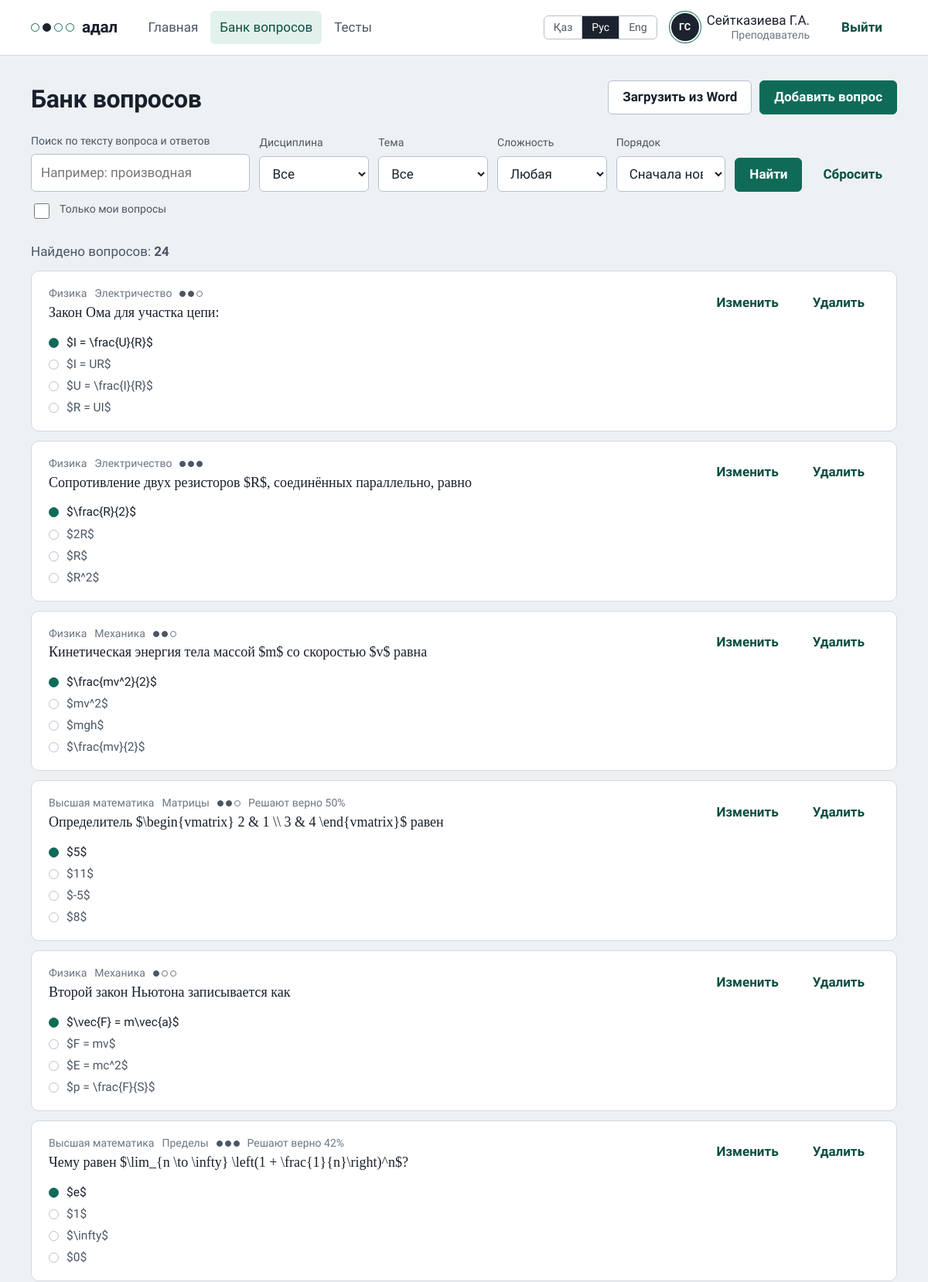
Screenshot of /bank/ (signed in, upper part) with the database file from the repository.
### accounts/models.py (models this page shows, shortened)
class User(AbstractBaseUser, PermissionsMixin):
    class Role(models.TextChoices):
        STUDENT = "student", _("Студент")
        TEACHER = "teacher", _("Преподаватель")
        ADMIN = "admin", _("Администратор")
    class Degree(models.TextChoices):
        BACHELOR = "bachelor", _("Бакалавриат")
        MASTER = "master", _("Магистратура")
        DOCTOR = "doctor", _("Докторантура")
    class ApplicationType(models.TextChoices):
        FIRST = "first", _("Первое высшее образование")
        SHORT = "short", _("Сокращённая программа (на базе ТиПО)")
        SECOND = "second", _("Второе высшее образование")
    class DocType(models.TextChoices):
        ID_CARD = "id_card", _("Удостоверение личности РК")
        PASSPORT = "passport", _("Паспорт")
        RESIDENCE = "residence", _("Вид на жительство")
    class Language(models.TextChoices):
        KAZAKH = "kk", _("Қазақша")
        RUSSIAN = "ru", _("Русский")
        ENGLISH = "en", "English"
    iin = models.CharField(_("ИИН"), max_length=12, unique=True)
    first_name = models.CharField(_("Имя"), max_length=80)
    last_name = models.CharField(_("Фамилия"), max_length=80)
    patronymic = models.CharField(_("Отчество"), max_length=80, blank=True)
    email = models.EmailField(_("Эл. почта"), blank=True)
    role = models.CharField(_("Роль"), max_length=10, choices=Role.choices, default=Role.STUDENT)
    group = models.CharField(_("Группа"), max_length=30, blank=True)
    interface_language = models.CharField(
        _("Язык интерфейса"), max_length=2, choices=Language.choices, default=Language.RUSSIAN)
    degree = models.CharField(_("Академическая степень"), max_length=10,
                              choices=Degree.choices, default=Degree.BACHELOR)
    application_type = models.CharField(_("Заявление"), max_length=10,
                                        choices=ApplicationType.choices, default=ApplicationType.FIRST)
    citizenship = models.CharField(_("Страна"), max_length=60, default="Казахстан")
    doc_type = models.CharField(_("Документ"), max_length=10, choices=DocType.choices,
                                default=DocType.ID_CARD)
    doc_number = models.CharField(_("Номер документа"), max_length=20, blank=True)
    study_language = models.CharField(_("Язык обучения"), max_length=2,
                                      choices=Language.choices, default=Language.KAZAKH)
    birth_date = models.DateField(_("Дата рождения"), null=True, blank=True)
    avatar = models.ImageField(_("Фото профиля"), upload_to="avatars/", blank=True)
    is_active = models.BooleanField(default=True)
    is_staff = models.BooleanField(default=False)
    date_joined = models.DateTimeField(default=timezone.now)
    objects = UserManager()
    USERNAME_FIELD = "iin"
    REQUIRED_FIELDS = ["first_name", "last_name"]
    class Meta:
        verbose_name = _("пользователь")
        verbose_name_plural = _("пользователи")
        ordering = ["last_name", "first_name"]
    @property
    def short_name(self) -> str:
        initials = "".join(f"{p[0]}." for p in (self.first_name, self.patronymic) if p)
        return f"{self.last_name} {initials}".strip()
    @property
    def initials(self) -> str:
        return "".join(p[0] for p in (self.first_name, self.last_name) if p).upper()
    @property
    def is_teacher(self) -> bool:
        return self.role in (self.Role.TEACHER, self.Role.ADMIN)

### exams/models.py (models this page shows, shortened)
class Question(models.Model):
    class Difficulty(models.IntegerChoices):
        EASY = 1, _("Лёгкий")
        MEDIUM = 2, _("Средний")
        HARD = 3, _("Сложный")
    subject = models.ForeignKey(Subject, on_delete=models.CASCADE, related_name="questions",
                                verbose_name=_("Дисциплина"))
    author = models.ForeignKey(settings.AUTH_USER_MODEL, on_delete=models.SET_NULL, null=True,
                               related_name="questions", verbose_name=_("Автор"))
    topic = models.CharField(_("Тема"), max_length=150, blank=True)
    text = models.TextField(_("Текст вопроса"))
    image = models.ImageField(_("Рисунок"), upload_to="questions/", blank=True)
    difficulty = models.PositiveSmallIntegerField(_("Сложность"), choices=Difficulty.choices,
                                                  default=Difficulty.MEDIUM)
    is_active = models.BooleanField(_("В банке"), default=True)
    created_at = models.DateTimeField(_("Создан"), auto_now_add=True)
    class Meta:
        verbose_name = _("вопрос")
        verbose_name_plural = _("вопросы")
        ordering = ["-created_at"]

class Subject(models.Model):
    name = models.CharField(_("Название"), max_length=150, unique=True)
    class Meta:
        verbose_name = _("дисциплина")
        verbose_name_plural = _("дисциплины")
        ordering = ["name"]
    def __str__(self):
        return self.name

class Choice(models.Model):
    question = models.ForeignKey(Question, on_delete=models.CASCADE, related_name="choices")
    text = models.CharField(_("Вариант ответа"), max_length=1000)
    is_correct = models.BooleanField(_("Правильный"), default=False)
    class Meta:
        ordering = ["id"]

### exams/views.py (the view)
# urls.py: path("bank/", views.question_list, name="question_list"),
@teacher_required
def question_list(request):
    params = request.GET
    qs = Question.objects.filter(is_active=True).select_related("subject", "author")
    if params.get("mine"):
        qs = qs.filter(author=request.user)
    qs = services.search_questions(
        qs, text=params.get("q", "").strip(), subject_id=params.get("subject") or None,
        topic=params.get("topic", "").strip(), difficulty=params.get("difficulty") or None,
        sort=params.get("sort", "new"),
    ).prefetch_related("choices")
    page = Paginator(qs, PAGE_SIZE).get_page(params.get("page"))
    topics = (Question.objects.filter(is_active=True).exclude(topic="")
              .values_list("topic", flat=True).distinct().order_by("topic"))
    query = params.copy()
    query.pop("page", None)
    return render(request, "exams/question_list.html", {
        "page": page, "subjects": Subject.objects.all(), "topics": topics,
        "sorts": services.QUESTION_SORTS.values(), "difficulties": Question.Difficulty.choices,
        "params": params, "query": query.urlencode(),
    })

### exams/views.py (called while the page is built)
def teacher_required(view):
    @wraps(view)
    @login_required
    def wrapper(request, *args, **kwargs):
        if not request.user.is_teacher:
            raise PermissionDenied
        return view(request, *args, **kwargs)
    return wrapper

### templates/exams/question_list.html (shortened to what this page needs)
{% extends "base.html" %}
{% load i18n %}
{% block math %}{% include "_math.html" %}{% endblock %}
{% block content %}
<div class="page-head">
  <div><h1>{% translate "Банк вопросов" %}</h1></div>
  <div style="display:flex;gap:10px;flex-wrap:wrap">
    <a class="btn" href="{% url 'exams:question_import' %}">{% translate "Загрузить из Word" %}</a>
    <a class="btn btn-primary" href="{% url 'exams:question_new' %}">{% translate "Добавить вопрос" %}</a>
  </div>
</div>
<form class="filters" method="get" role="search">
  <div class="field">
    <label for="f-q">{% translate "Поиск по тексту вопроса и ответов" %}</label>
    <input id="f-q" type="search" name="q" value="{{ params.q }}" placeholder="{% translate 'Например: производная' %}">
  </div>
  <div class="field">
    <label for="f-subject">{% translate "Дисциплина" %}</label>
    <select id="f-subject" name="subject">
      <option value="">{% translate "Все" %}</option>
    </select>
  </div>
  <div class="field">
    <label for="f-topic">{% translate "Тема" %}</label>
    <select id="f-topic" name="topic">
      <option value="">{% translate "Все" %}</option>
    </select>
  </div>
  <div class="field">
    <label for="f-diff">{% translate "Сложность" %}</label>
    <select id="f-diff" name="difficulty">
      <option value="">{% translate "Любая" %}</option>
    </select>
  </div>
  <div class="field">
    <label for="f-sort">{% translate "Порядок" %}</label>
    <select id="f-sort" name="sort">
      {% for s in sorts %}<option value="{{ s.key }}" {% if params.sort == s.key %}selected{% endif %}>{{ s.label }}</option>{% endfor %}
    </select>
  </div>
  <div style="display:flex;gap:8px;align-items:center">
    <button class="btn btn-primary" type="submit">{% translate "Найти" %}</button>
    <a class="btn btn-quiet" href="{% url 'exams:question_list' %}">{% translate "Сбросить" %}</a>
  </div>
  <label class="check small" style="grid-column:1/-1"><input type="checkbox" name="mine" value="1" {% if params.mine %}checked{% endif %} onchange="this.form.submit()"> {% translate "Только мои вопросы" %}</label>
</form>
<p class="result-count">{% translate "Найдено вопросов:" %} <b class="num">{{ page.paginator.count }}</b></p>
<div class="q-list">
  {% for q in page %}
  <article class="q-card">
    <div>
      <div class="q-meta">
        <span>{{ q.subject }}</span>
        {% if q.topic %}<span>{{ q.topic }}</span>{% endif %}
        <span class="dots" title="{{ q.get_difficulty_display }}" aria-label="{% translate "Сложность" %}: {{ q.get_difficulty_display }}">
          <i class="on"></i><i {% if q.difficulty >= 2 %}class="on"{% endif %}></i><i {% if q.difficulty >= 3 %}class="on"{% endif %}></i>
        </span>
        {% if q.times_used %}<span>{% translate "Решают верно" %} {% widthratio q.times_correct q.times_used 100 %}%</span>{% endif %}
      </div>
      <div class="q-text">{{ q.text }}</div>
    </div>
    <div class="q-actions">
      <a class="btn btn-quiet" href="{% url 'exams:question_edit' q.pk %}">{% translate "Изменить" %}</a>
      <form method="post" action="{% url 'exams:question_delete' q.pk %}" onsubmit="return confirm('{% filter escapejs %}{% translate 'Удалить вопрос из банка?' %}{% endfilter %}')">
        {% csrf_token %}<button class="btn btn-quiet" type="submit">{% translate "Удалить" %}</button>
      </form>
    </div>
    <ul class="q-choices">
      {% for c in q.choices.all %}<li class="{% if c.is_correct %}correct{% endif %}">{{ c.text }}</li>{% endfor %}
    </ul>
  </article>
  {% empty %}
  <div class="empty">
    <p>{% translate "По этим условиям вопросов нет. Измените поиск или добавьте вопросы." %}</p>
    <a class="btn btn-primary" href="{% url 'exams:question_new' %}">{% translate "Добавить вопрос" %}</a>
  </div>
  {% endfor %}
</div>
{% endblock %}

### templates/base.html (shortened to what this page needs)
{% load static i18n %}{% get_current_language as LANG %}<!doctype html>
<html lang="{{ LANG }}">
<head>
  <link rel="stylesheet" href="{% static 'css/app.css' %}?v=16">
  {% block math %}{% endblock %}
</head>
<body class="{% block body_class %}{% endblock %}">
{% block chrome %}
<header class="topbar">
  <div class="topbar-in">
    <a class="wordmark" href="{% url 'dashboard' %}" aria-label="{% translate 'Адал, главная страница' %}">
      <span class="mark" aria-hidden="true"><i></i><i class="on"></i><i></i><i></i></span>{% translate "адал" %}
    </a>
    {% if user.is_authenticated %}
    {% with path=request.path %}
    <nav class="nav" aria-label="{% translate 'Разделы' %}">
      <a href="{% url 'dashboard' %}" {% if path == '/' %}aria-current="page"{% endif %}>{% translate "Главная" %}</a>
      {% if user.is_teacher %}
      <a href="{% url 'exams:question_list' %}" {% if '/bank/' in path %}aria-current="page"{% endif %}>{% translate "Банк вопросов" %}</a>
      <a href="{% url 'exams:exam_list' %}" {% if '/exams/' in path %}aria-current="page"{% endif %}>{% translate "Тесты" %}</a>
      {% endif %}
    </nav>
    {% endwith %}
    {% endif %}
    <div class="who">
      {% include "_lang.html" %}
      {% if user.is_authenticated %}
      <a class="who-link" href="{% url 'accounts:profile' %}" title="{% translate 'Профиль' %}">
        <span class="avatar" aria-hidden="true">{% if user.avatar %}<img src="{{ user.avatar.url }}" alt="">{% else %}{{ user.initials }}{% endif %}</span>
        <span class="who-name">{{ user.short_name }}<span>{{ user.get_role_display }}{% if user.group %}, {{ user.group }}{% endif %}</span></span>
      </a>
      <form method="post" action="{% url 'accounts:logout' %}">{% csrf_token %}
        <button class="btn btn-quiet logout" type="submit" aria-label="{% translate 'Выйти' %}">
          <span>{% translate "Выйти" %}</span>
        </button>
      </form>
      {% endif %}
    </div>
  </div>
</header>
{% endblock %}
<main class="{% block main_class %}page{% endblock %}">
  {% block content %}{% endblock %}
</main>
</body>
</html>

### rows the page displays
User: initials "ГС", short_name "Сейтказиева Г.А.", role "Преподаватель"
Question: subject "Физика", topic "Электричество", difficulty 2 (drawn), text "Закон Ома для участка цепи:"
Choice: text "$I = \\frac{U}{R}$"
Choice: text "$I = UR$"
Choice: text "$U = \\frac{I}{R}$"
Choice: text "$R = UI$"
Question: subject "Физика", topic "Электричество", difficulty 3 (drawn), text "Сопротивление двух резисторов $R$, соединённых параллельно, равно"
Choice: text "$\\frac{R}{2}$"
Choice: text "$2R$"
Choice: text "$R$"
Choice: text "$R^2$"
Question: subject "Физика", topic "Механика", difficulty 2 (drawn), text "Кинетическая энергия тела массой $m$ со скоростью $v$ равна"
Choice: text "$\\frac{mv^2}{2}$"
Choice: text "$mv^2$"
Choice: text "$mgh$"
Choice: text "$\\frac{mv}{2}$"
Question: subject "Высшая математика", topic "Матрицы", difficulty 2 (drawn), times_correct "50", text "Определитель $\\begin{vmatrix} 2 & 1 \\\\ 3 & 4 \\end{vmatrix}$ равен"
Choice: text "$5$"
Choice: text "$11$"
Choice: text "$-5$"
Choice: text "$8$"
Question: subject "Физика", topic "Механика", difficulty 1 (drawn), text "Второй закон Ньютона записывается как"
Choice: text "$\\vec{F} = m\\vec{a}$"
Choice: text "$F = mv$"
Choice: text "$E = mc^2$"
Choice: text "$p = \\frac{F}{S}$"
Question: subject "Высшая математика", topic "Пределы", difficulty 3 (drawn), times_correct "42", text "Чему равен $\\lim_{n \\to \\infty} \\left(1 + \\frac{1}{n}\\right)^n$?"
Choice: text "$e$"
Choice: text "$1$"
Choice: text "$\\infty$"
Choice: text "$0$"

### other values shown
{{ page.paginator.count }} "24"
form field sort "Сначала новые"
